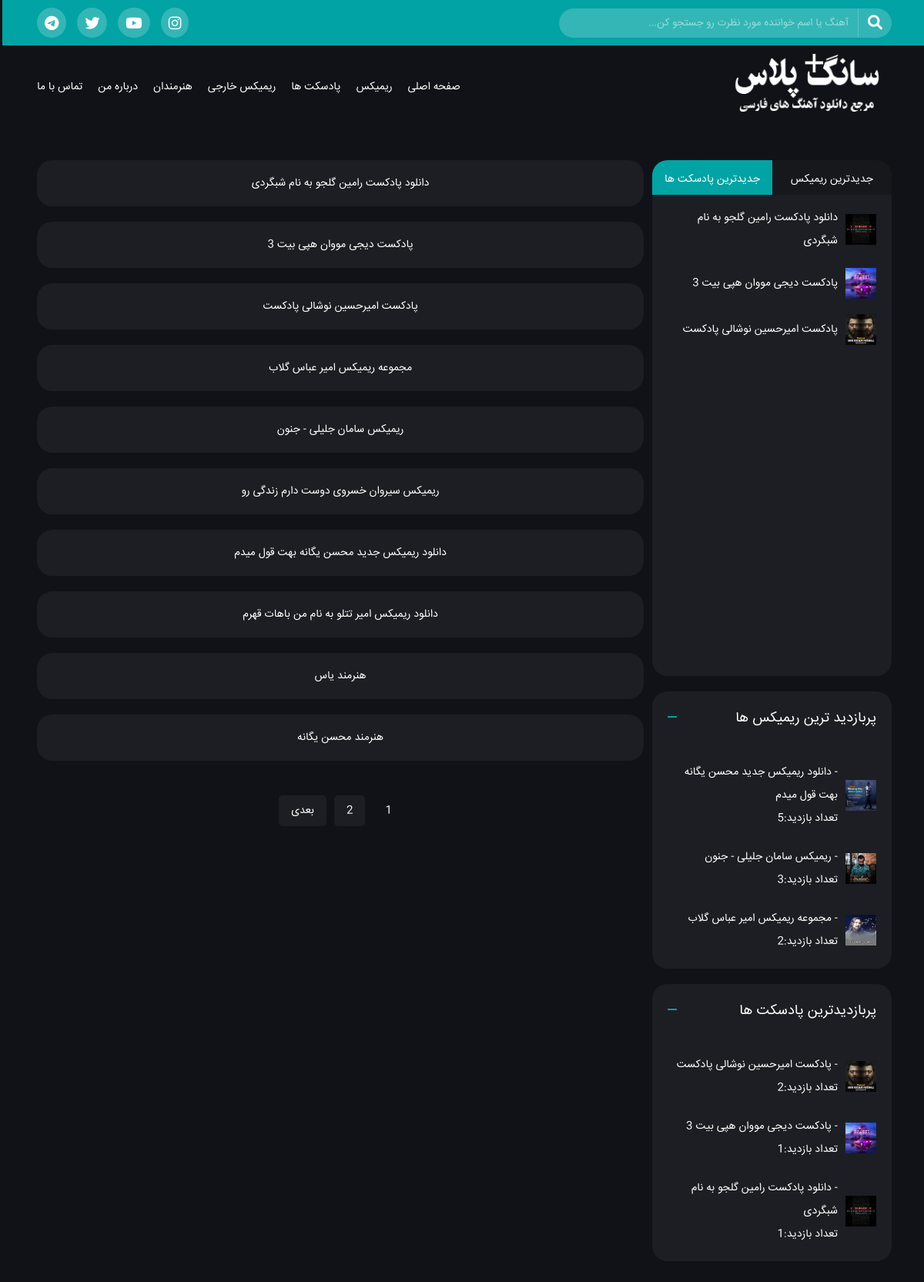
Screenshot of /search-result/ with the database file from the repository.
### artist/models.py (models this page shows, shortened)
class SocialNetwork(models.Model):
    SOCIAL_MEDIA=(
        ('instagram','Instagram'),
        ('youtube','YouTube'),
        ('facebook','Facebook'),
        ('twitter','Twitter'),
        ('telegram','Telegram'),
        ('youtube','Aparat'),
        ('soundcloud','SoundCloud'),
    )
    social_network_name=models.CharField(
        choices=SOCIAL_MEDIA,
        max_length=50,
        verbose_name='شبکه اجتماعی',
        help_text='نام شبکه اجتماعی را وارد کنید',
    )
    url=models.URLField(
        max_length=500,
        verbose_name='لینک شبکه اجتماعی را وار',
    )
    content_type = models.ForeignKey(
        ContentType,
        on_delete=models.CASCADE
    )
    object_id = models.PositiveIntegerField()
    content_object = GenericForeignKey()
    class Meta:
        verbose_name='شبکه اجتماعی'
        verbose_name_plural='شبکه های اجتماعی'

class Artist(AbstractCommonField,AbstractDateFeild):
    name=models.CharField(
        max_length=50,
        verbose_name='نام',
        help_text='حداکثر 50 کاراکتر مجاز است',
    )
    category=models.ForeignKey(
        'category.ArtistCategory',
        on_delete=models.PROTECT,
        related_name='artists',
        verbose_name='دسته بندی',
    )
    decription=RichTextField(
        verbose_name='توضیحات',
    )
    cover=models.ImageField(
        upload_to='images/artists/cover',
        verbose_name='عکس هنرمند',
        help_text='ابعاد استاندارد عکس باید 300 * 300 باشد'
    )
    thumbnail=models.ImageField(
        upload_to='images/artists/thumbnails',
        verbose_name='عکس بندانگشتی',
        null=True,
        blank=True,
    )
    small = models.ImageField(
        upload_to='images/artists/smalls',
        null=True,
        blank=True,
    )
    social_networks = GenericRelation('SocialNetwork')
    comments = GenericRelation('comment.Comment')
    objects=ArtistManager()
    def get_absolute_url(self):
        return reverse("artist:artist_detail", args=[self.slug])
    def picture_tag(self):
        return format_html("<img width=100 height=75 style='border-radius: 5px;' src='{}'>".format(self.small.url))
    picture_tag.short_description = " عکس هنرمند"
    class Meta:
        verbose_name='هنرمند'
        verbose_name_plural='هنرمندان'

### about/models.py (models this page shows, shortened)
class AboutWebsite(models.Model):
    logo=models.ImageField(
        upload_to='images/about/logo/',
        verbose_name='لوگو',
    )
    favicon=models.ImageField(
        upload_to='images/about/logo',
        verbose_name='فاویکون',
        null=True,
        blank=True,
        help_text='ابعاد عکس 16 * 16',
    )
    name=models.CharField(
        max_length=100,
        verbose_name='نام وب سایت'
    )
    description=RichTextField(
        verbose_name='توضیحات',
    )
    class Meta:
        verbose_name='درباره وب سایت'
        verbose_name_plural='درباره وب سایت'

### category/models.py (models this page shows, shortened)
class Category(AbstractCommonField,AbstractDateFeild):
    parent=models.ForeignKey(
        'self',
        on_delete=models.CASCADE,
        verbose_name='والد',
        blank=True,
        null=True,
        related_name='child',
    )
    title=models.CharField(
        max_length=250,
        verbose_name='عنوان',
    )
    objects=CategoryManager()
    class Meta:
        abstract=True
        verbose_name='دسته بندی'
        verbose_name_plural='دسته بندی ها'

class TrackCategory(Category):
    class Meta:
        verbose_name='دسته بندی موزیک'
        verbose_name_plural='دسته بندی موزیک ها'
    def tracks_of_category_and_sub_category(self):
        from music.models import Track
        sub_categories_id=self.child.active().values_list('id',flat=True)
        if sub_categories_id:
            return Track.objects.active().filter(
                Q(category__id__in=sub_categories_id)|
                Q(category__id=self.id)
            ).distinct()
        return self.tracks.active()
    def last_tracks(self):
        return self.tracks_of_category_and_sub_category().order_by('-published')
    def most_visited_tracks(self):
        return self.tracks_of_category_and_sub_category().annotate(
            count=Count('hits')
        ).order_by('-count')
    def find_tracks(self,filter='time'):
        if filter == 'visit':
            return self.most_visited_tracks()
        else:
            return self.last_tracks
    def get_absolute_url(self):
        return reverse("music:tracks_of_category", args=[self.slug])

class ArtistCategory(Category):
    class Meta:
        verbose_name='دسته بندی هنرمند'
        verbose_name_plural='دسته بندی هنرمند ها'
    def get_absolute_url(self):
        return reverse("artist:artists_of_category", args=[self.slug])

### music/models.py (models this page shows, shortened)
class AbstractCommonField(models.Model):
    status=models.BooleanField(
        default=False,
        verbose_name='منتشر شود؟',
    )
    slug=models.SlugField(
        max_length=250,
        unique=True,
        verbose_name='لینک',
        blank=True,
        allow_unicode=True,
    )
    class Meta:
        abstract=True

class AbstractDateFeild(models.Model):
    created=models.DateTimeField(
        auto_now_add=True,
        verbose_name='زمان ساخت'
    )
    updated=models.DateTimeField(
        auto_now=True,
        verbose_name='زمان اپدیت',
    )
    class Meta:
        abstract=True

class Track(AbstractCommonField,AbstractDateFeild):
    title=models.CharField(
        max_length=250,
        verbose_name='عنوان',
    )
    finglish_title=models.CharField(
        max_length=250,
        verbose_name='عنوان فینگلیشی',
    )
    category=models.ForeignKey(
        'category.TrackCategory',
        on_delete=models.PROTECT,
        related_name='tracks',
        verbose_name='دسته بندی',
    )
    description=RichTextField(
        verbose_name='توضحیات'
    )
    lyrics=RichTextField(
        verbose_name='متن آهنگ',
        null=True,
        blank=True,
    )
    cover=models.ImageField(
        upload_to='images/tracks/covers',
        verbose_name='کاور آهنگ',
        help_text='توجه داشته باشید ابعاد عکس باید 480 * 480 باشد',
    )
    thumbnail = models.ImageField(
        upload_to='images/tracks/thumbnails/',
        null=True,
        blank=True,
    )
    small = models.ImageField(
        upload_to='images/tracks/smalls/',
        null=True,
        blank=True,
    )
    artists=models.ManyToManyField(
        'artist.Artist',
        blank=True,
        related_name='tracks',
        verbose_name='هنرمندان',
    )
    hits=models.ManyToManyField(
        IpAddress,
    )
    published=models.DateTimeField(
        default=timezone.now,
        verbose_name='زمان انتشار',
    )
    comments=GenericRelation('comment.Comment')
    def get_absolute_url(self):
        return reverse("music:track_detail", args=[self.slug])
    def preview_url(self):
        if self.pk:
            return format_html(
                "<a href='{}' target='blank'>پیش‌نمایش</a>".format(reverse("music:preview_detail",
                kwargs={'slug': self.slug}))
            )
        return None
    preview_url.short_description = "پیش‌نمایش"
    def visits(self):
        return self.hits.all().count()
    objects=TrackManager()
    class Meta:
        ordering = ['-id']
        verbose_name='موزیک'
        verbose_name_plural='موزیک ها'

### site_control/models.py (models this page shows, shortened)
class AbstractManageContent(AbstractDateFeild):
    FILTER_BASE=(
        ('time','زمان'),
        ('visit','بازدید')
    )
    title=models.CharField(
        max_length=250,
        verbose_name='عنوان'
    )
    status=models.BooleanField(
        default=True,
        verbose_name='وضعیت',
    )
    filter_base=models.CharField(
        choices=FILTER_BASE,
        max_length=5,
        verbose_name='فیلتر',
        help_text='در این قسمت شما میتوانید مشخص کنید که فیلتر بر اساس جدید ترین آیتم ها یا پربازدید ترین ها صورت بگیرد'
    )
    class Meta:
        abstract=True

class HomePage(AbstractManageContent):
    category=models.ForeignKey(
        TrackCategory,
        on_delete=models.PROTECT,
        related_name='home_contents',
        verbose_name='دسته بندی',
    )
    class Meta:
        verbose_name='مدیریت محتوای صفحه اصلی '
        verbose_name_plural='مدیریت محتوای صفحه اصلی '

class Sidebar(AbstractManageContent):
    category=models.ForeignKey(
        TrackCategory,
        on_delete=models.PROTECT,
        related_name='sidbars',
        verbose_name='دسته بندی',
    )
    class Meta:
        verbose_name='نوار کناری'
        verbose_name_plural='نوارهای کناری'

### music/views.py (the view)
# urls.py: path('search-result/',views.SearchTrackOrArtist.as_view(),name='search'),
class SearchTrackOrArtist(ListView):
    template_name='remix/music/search-result.html'
    context_object_name='results'
    paginate_by=10
    def get_queryset(self):
        query=self.request.GET.get('q','')
        tracks=Track.objects.active().filter(
            Q(title__icontains=query) |
            Q(finglish_title__icontains=query) |
            Q(artists__name__icontains=query)
        ).distinct()
        artists=Artist.objects.active().filter(
            name__icontains=query
        ).distinct()
        if tracks.exists() and artists.exists():
            result=list(chain(tracks,artists))
            return result
        return artists or tracks

### templates/remix/music/search-result.html (shortened to what this page needs)
{% extends 'remix/base.html'%}
{% load tags %}
{% block body %}
<div class="archive">
    <div class="container">
        <div class="box-single">
            <div class="main-single">
                {% for result in results %}
                    {% return_class_name result as class_name %}
                    {% if class_name == 'Track' %}
                    <div class="post-single">
                        <a href="{{result.get_absolute_url}}" class="search-page">{{result.title}}</a>
                    </div>
                    {% elif class_name == 'Artist' %}
                    <div class="post-single">
                        <a href="{{result.get_absolute_url}}" class="search-page">هنرمند {{result.name}}</a>
                    </div>
                    {% endif %}
                {% empty %}
                    {% include 'remix/site_control/not-found.html' %}
                {% endfor %}
                {% include 'remix/site_control/pagination.html' %}
            </div>
            {% sidbar %}
        </div>
    </div>
</div>
{% endblock body %}

### templates/remix/top-menue.html
<div class="top-menu">
    <div class="container">
        <div class="top-menu-box">
            <div class="top-menu-right">
                <form action="{% url 'music:search'%}" method="get">
                    <button type="submit">
                        <i class="fa fa-search"></i>
                    </button>
                    <input type="search" class="search-top-menu" placeholder="آهنگ یا اسم خواننده مورد نظرت رو جستجو کن..." name="q">
                </form>
            </div>
            <div class="top-menu-left">
                {% for social_network in about_me.social_networks.all %}
                        <a href="{{social_network.url}}"><i class="fab fa-{{social_network.social_network_name}}"></i> </a>
                {% endfor %}
            </div>
        </div>
    </div>
</div>

### templates/remix/navbar/navbar.html (shortened to what this page needs)
{% load static %}
<header class="menu">
    <div class="container">
        <div class="box-menu">
            <div class="menu-right">
                <div class="logo">
                    <a href="/">
                        <img src="{{website.logo.url}}">
                    </a>
                </div>
            </div>
            <div class="menu-left">
                <ul>
                    <li><a href="/">صفحه اصلی</a></li>
                    {% include 'remix/navbar/categories.html' %}
                    {% if about_me %}
                        <li><a href="{% url 'about:about-me' %}">درباره من</a></li>
                    {% endif %}
                    <li><a href="#" id="open_contact_box">تماس با ما</a> </li>
                </ul>
            </div>
        </div>
    </div>
</header>

### templates/remix/navbar/categories.html (shortened to what this page needs)
{% for category in track_categories %}
    {% if not category.child.active.exists and category.parent == None %}
        <li><a href="{{category.get_absolute_url}}">{{category.title}}</a></li>
    {% endif %}
{% endfor %}
{% for category in artist_categories %}
    {% if not category.child.exists and category.parent == None %}
        <li><a href="{{category.get_absolute_url}}">{{category.title}}</a></li>
    {% elif category.child.active  %}
        <li><a href="{{category.get_absolute_url}}">{{category.title}}</a>
        </li>
    {% endif %}
{% endfor %}

### templates/remix/site_control/sidbar.html (shortened to what this page needs)
{% load static %}
{% load tags %}
<div class="sidebar">
    {% if static_sidbars %}
    <div class="single-widget">
        <div class="tabs">
            {% for static_sidbar in static_sidbars %}
                <div class="tabby-tab">
                    <label for="tab-{{forloop.counter}}">{{static_sidbar.title}}</label>
                    <div class="tabby-content">
                        <ul>
                            {% call_method static_sidbar.category static_sidbar.filter_base as tracks_result %}
                            {% for track in tracks_result|slice:":10" %}
                                <li>
                                    <img src="{{track.thumbnail.url}}">
                                    <a href="{{track.get_absolute_url}}">{{track.title}}</a>
                                </li>
                            {% endfor %}
                        </ul>
                    </div>
                </div>
            {% endfor %}
        </div>
    </div>
    {% endif %}
    {% if dynamic_sidbars %}
        {% for sidbar in dynamic_sidbars %}
            <div class="single-widget">
                <h4>{{sidbar.title}}</h4>
                <ul>
                    {% call_method sidbar.category sidbar.filter_base as tracks_result %}
                    {% for track in tracks_result|slice:":5" %}
                    <li>
                        <img width="480" height="480" src="{{track.thumbnail.url}}" class="attachment-post-thumbnail size-post-thumbnail wp-post-image" alt="" decoding="async" loading="lazy">
                        <div class="custom_widget">
                            <a href="{% url 'music:track_detail' track.slug %}">{{track.artist.first}} - {{track.title}}</a>
                            <p>تعداد بازدید:{{track.visits}}</p>
                        </div>
                    </li>
                    {% endfor %}
                </ul>
            </div>
        {%endfor %}
    {% endif %}
</div>

### rows the page displays
AboutWebsite: logo (picture)
TrackCategory: title "ریمیکس"
TrackCategory: title "پادسکت ها"
TrackCategory: title "ریمیکس خارجی"
ArtistCategory: title "هنرمندان"
Track: title "دانلود پادکست رامین گلجو به نام شبگردی", thumbnail (picture), visits "1"
Track: title "پادکست دیجی مووان هپی بیت 3", thumbnail (picture), visits "1"
Track: title "پادکست امیرحسین نوشالی پادکست", thumbnail (picture), visits "2"
Track: title "مجموعه ریمیکس امیر عباس گلاب", thumbnail (picture), visits "2"
Track: title "ریمیکس سامان جلیلی - جنون", thumbnail (picture), visits "3"
Track: title "ریمیکس سیروان خسروی دوست دارم زندگی رو"
Track: title "دانلود ریمیکس جدید محسن یگانه بهت قول میدم", thumbnail (picture), visits "5"
Track: title "دانلود ریمیکس امیر تتلو به نام من باهات قهرم"
Artist: name "یاس"
Artist: name "محسن یگانه"
HomePage: title "جدیدترین ریمیکس"
HomePage: title "جدیدترین پادسکت ها"
Sidebar: title "پربازدید ترین ریمیکس ها"
Sidebar: title "پربازدیدترین پادسکت ها"

### other values shown
{{ i }} "1"
{{ i }} "2"
